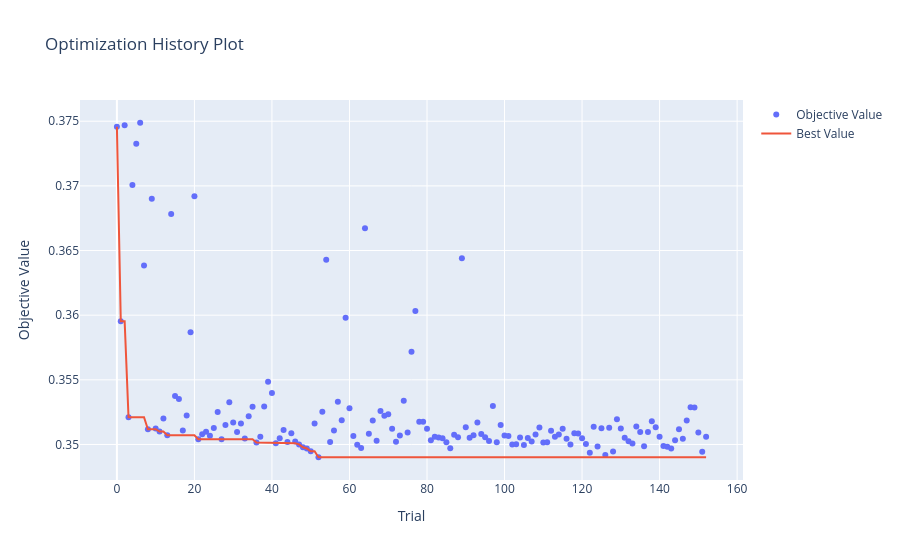
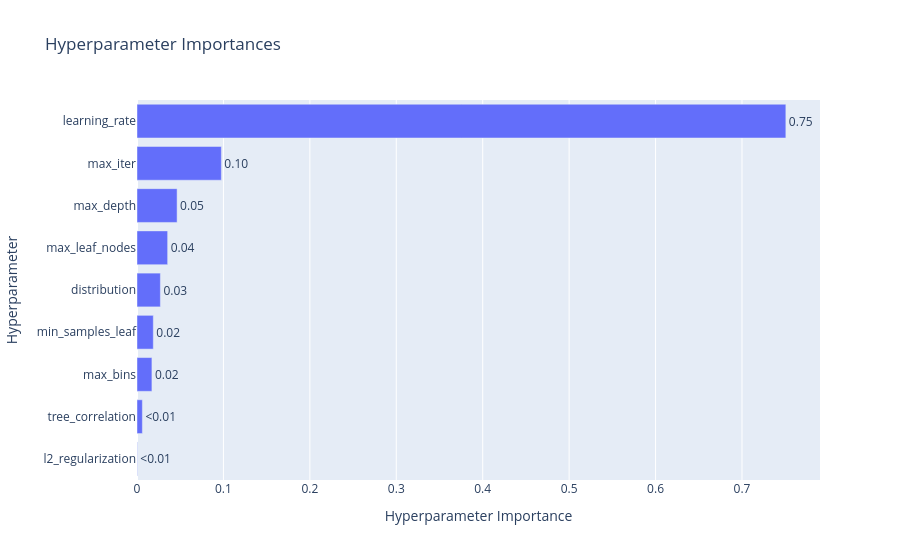
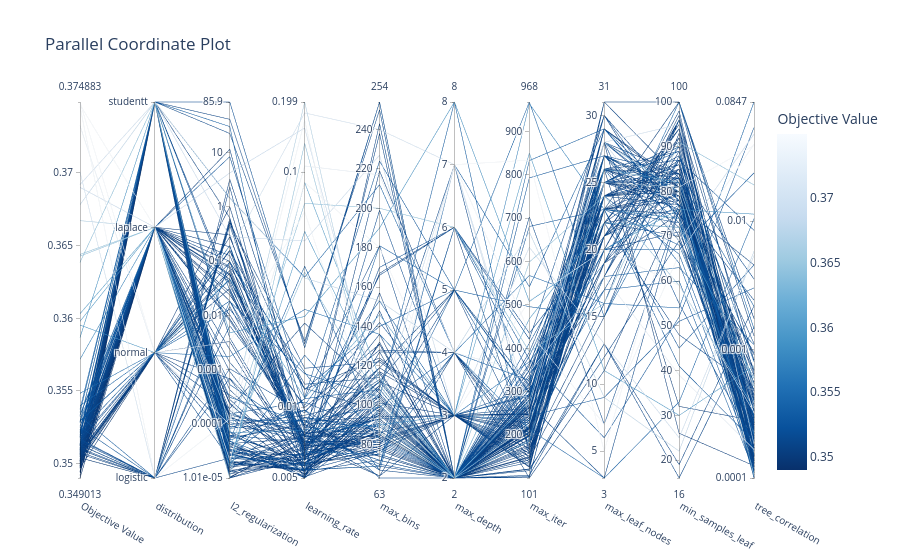

The cell these charts' notebook holds for them, in order:
### Markdown cell above
## Regression - RMSE

[Parameters](https://pgbm.readthedocs.io/en/latest/parameters_sklearn.html)

### 1k

### Code cell
import optuna
import numpy as np
import warnings
from sklearn.metrics import mean_squared_error
from sklearn.model_selection import TimeSeriesSplit
from optuna.visualization import (
    plot_optimization_history, 
    plot_param_importances, 
    plot_parallel_coordinate
)
from optuna.samplers import TPESampler
from pgbm.sklearn import HistGradientBoostingRegressor
from sklearn.pipeline import make_pipeline
from pgbm.sklearn import crps_ensemble
import warnings

warnings.filterwarnings("ignore", category=FutureWarning)


# Parameter tuning settings

timeout_seconds = 60*60*0.5
no_improvement_trials = 100

# Split the 1k dataset to evaluate on holdout after tuning
# Had problem with overfitting and extreme bad results on last 200 rows so switched the order

X_tuning = train_1k_X.tail(800)
y_tuning = train_1k_y_reg.tail(800)
X_val_holdout = train_1k_X.head(200)
y_val_holdout = train_1k_y_reg.head(200)

def objective_pgbm(trial):
    params = {
        "max_iter": trial.suggest_int("max_iter", 100, 1000), # Number of boosting rounds
        "learning_rate": trial.suggest_float("learning_rate", 0.005, 0.2, log=True), # Step size
        "max_depth": trial.suggest_int("max_depth", 2, 8), # Max tree depth
        "min_samples_leaf": trial.suggest_int("min_samples_leaf", 15, 100), # Min samples required in a leaf node
        "max_leaf_nodes": trial.suggest_int("max_leaf_nodes", 3, 31), # Max leaf nodes in the tree
        "l2_regularization": trial.suggest_float("l2_regularization", 1e-5, 100.0, log=True), # L2 regularization term on weights
        "random_state": 42, # For reproducibility
        "verbose": 0, # No verbose output during training
        "max_bins": trial.suggest_int("max_bins", 63, 255), # Maximum number of bins to use for discretizing continuous features
        "tree_correlation": trial.suggest_float("tree_correlation", 1e-4, 0.1, log=True), # Minimum correlation required between trees to allow them to be added to the ensemble
        "distribution": trial.suggest_categorical("distribution", ["normal", "studentt", "laplace", "logistic"]), # Loss function to optimize
        "with_variance": True, # Whether to compute variance estimates for predictions
    }

    if params["distribution"] == "studentt":
        params["studentt_degrees_of_freedom"] = trial.suggest_float("studentt_degrees_of_freedom", 2.0, 30.0) # Degrees of freedom for Student's t distribution

    full_pipeline = make_pipeline(
        numeric_preprocessor,
        HistGradientBoostingRegressor(**params)
    )
    
    tscv = TimeSeriesSplit(n_splits=3)
    cv_scores = []
    
    for train_idx, val_idx in tscv.split(X_tuning):
        X_tr, X_val = X_tuning.iloc[train_idx], X_tuning.iloc[val_idx]
        y_tr, y_val = y_tuning.iloc[train_idx], y_tuning.iloc[val_idx]
        
        with warnings.catch_warnings():
            warnings.simplefilter("ignore")
            full_pipeline.fit(X_tr, y_tr)
        
        preds_point, preds_std = full_pipeline.predict(X_val, return_std=True)
        
        rmse = np.sqrt(mean_squared_error(y_val, preds_point))
        cv_scores.append(rmse)
        
    return np.mean(cv_scores)

def stop_optuna(study, trial): # Custom callback to stop optimization if no improvement in best RMSE for a certain number of trials
    if study.best_trial.number + no_improvement_trials <= trial.number:
        print(f"\n[Early Stop] No improvement in {no_improvement_trials} trials. Stopping optimization.")
        study.stop()

study_pgbm = optuna.create_study(direction="minimize", sampler=TPESampler(seed=42))
study_pgbm.optimize(objective_pgbm, timeout=timeout_seconds, n_jobs=1, callbacks=[stop_optuna], show_progress_bar=False)

print("\n" + "="*40)
print(f"BEST RMSE: {study_pgbm.best_value:.4f}")
print("BEST PARAMETERS:")

print("best_params = {")
for k, v in study_pgbm.best_params.items():
    if isinstance(v, str):
        print(f'    "{k}": "{v}",')
    else:
        print(f'    "{k}": {v},')
print("}")

print("\n--- PARAMETER IMPORTANCE ---")
importances = optuna.importance.get_param_importances(study_pgbm)
for param, importance in importances.items():
    print(f"  {param:20}: {importance:.4f}")
print("="*40)


fig1 = plot_optimization_history(study_pgbm)
fig1.show()
    
fig2 = plot_param_importances(study_pgbm)
fig2.show()
    
fig3 = plot_parallel_coordinate(
    study_pgbm,
    params=[
        "max_iter", 
        "learning_rate", 
        "max_depth", 
        "min_samples_leaf", 
        "max_leaf_nodes", 
        "l2_regularization",
        "max_bins",
        "tree_correlation",
        "distribution",
    ]
    )
fig3.show()
    
fig1.write_html("hyperparameter_tuning/PGBM/Regression/optuna_pgbm_rmse_1k_history.html")
fig2.write_html("hyperparameter_tuning/PGBM/Regression/optuna_pgbm_rmse_1k_importance.html")
fig3.write_html("hyperparameter_tuning/PGBM/Regression/optuna_pgbm_rmse_1k_parallel.html")

### Figure 1 — Plotly figure (JSON) as saved in the notebook; plotly's stock layout.template omitted (floating-point values rounded to 4 significant figures; data arrays with more than 128 entries replaced by an {"elided": "..."} marker saying what was removed)
{"data": [{"mode": "markers", "name": "Objective Value", "type": "scatter", "x": {"elided": "153 int values"}, "y": {"elided": "153 float values"}}, {"mode": "lines", "name": "Best Value", "type": "scatter", "x": {"elided": "153 int values"}, "y": {"elided": "153 float values"}}, {"marker": {"color": "#cccccc"}, "mode": "markers", "name": "Infeasible Trial", "showlegend": false, "type": "scatter", "x": [], "y": []}], "layout": {"title": {"text": "Optimization History Plot"}, "xaxis": {"title": {"text": "Trial"}}, "yaxis": {"title": {"text": "Objective Value"}}}}

### Figure 2 — Plotly figure (JSON) as saved in the notebook; plotly's stock layout.template omitted (floating-point values rounded to 4 significant figures)
{"data": [{"cliponaxis": false, "hovertemplate": ["l2_regularization (FloatDistribution): 0.00036637065006860596<extra></extra>", "tree_correlation (FloatDistribution): 0.006214339631845247<extra></extra>", "max_bins (IntDistribution): 0.017258480272185375<extra></extra>", "min_samples_leaf (IntDistribution): 0.018879437751225515<extra></extra>", "distribution (CategoricalDistribution): 0.02705568510294275<extra></extra>", "max_leaf_nodes (IntDistribution): 0.035462687873317446<extra></extra>", "max_depth (IntDistribution): 0.046402579006492674<extra></extra>", "max_iter (IntDistribution): 0.09761642749856986<extra></extra>", "learning_rate (FloatDistribution): 0.7507439922133526<extra></extra>"], "name": "Objective Value", "orientation": "h", "text": ["<0.01", "<0.01", "0.02", "0.02", "0.03", "0.04", "0.05", "0.10", "0.75"], "textposition": "outside", "type": "bar", "x": [0.0003664, 0.006214, 0.01726, 0.01888, 0.02706, 0.03546, 0.0464, 0.09762, 0.7507], "y": ["l2_regularization", "tree_correlation", "max_bins", "min_samples_leaf", "distribution", "max_leaf_nodes", "max_depth", "max_iter", "learning_rate"]}], "layout": {"title": {"text": "Hyperparameter Importances"}, "xaxis": {"title": {"text": "Hyperparameter Importance"}}, "yaxis": {"title": {"text": "Hyperparameter"}}}}

### Figure 3 — Plotly figure (JSON) as saved in the notebook; plotly's stock layout.template omitted (floating-point values rounded to 4 significant figures; data arrays with more than 128 entries replaced by an {"elided": "..."} marker saying what was removed)
{"data": [{"dimensions": [{"label": "Objective Value", "range": [0.349, 0.3749], "values": {"elided": "153 float values"}}, {"label": "distribution", "range": [0, 3], "ticktext": ["logistic", "normal", "laplace", "studentt"], "tickvals": [0, 1, 2, 3], "values": {"elided": "153 int values"}}, {"label": "l2_regularization", "range": [-4.998, 1.934], "ticktext": ["1.01e-05", "0.0001", "0.001", "0.01", "0.1", "1", "10", "85.9"], "tickvals": [-4.998, -4, -3, -2, -1, 0, 1, 1.934], "values": {"elided": "153 float values"}}, {"label": "learning_rate", "range": [-2.301, -0.7011], "ticktext": ["0.005", "0.01", "0.1", "0.199"], "tickvals": [-2.301, -2, -1, -0.7011], "values": {"elided": "153 float values"}}, {"label": "max_bins", "range": [63, 254], "values": {"elided": "153 int values"}}, {"label": "max_depth", "range": [2, 8], "values": {"elided": "153 int values"}}, {"label": "max_iter", "range": [101, 968], "values": {"elided": "153 int values"}}, {"label": "max_leaf_nodes", "range": [3, 31], "values": {"elided": "153 int values"}}, {"label": "min_samples_leaf", "range": [16, 100], "values": {"elided": "153 int values"}}, {"label": "tree_correlation", "range": [-3.999, -1.072], "ticktext": ["0.0001", "0.001", "0.01", "0.0847"], "tickvals": [-3.999, -3, -2, -1.072], "values": {"elided": "153 float values"}}], "labelangle": 30, "labelside": "bottom", "line": {"color": {"elided": "153 float values"}, "colorbar": {"title": {"text": "Objective Value"}}, "colorscale": [[0, "rgb(247,251,255)"], [0.125, "rgb(222,235,247)"], [0.25, "rgb(198,219,239)"], [0.375, "rgb(158,202,225)"], [0.5, "rgb(107,174,214)"], [0.625, "rgb(66,146,198)"], [0.75, "rgb(33,113,181)"], [0.875, "rgb(8,81,156)"], [1, "rgb(8,48,107)"]], "reversescale": true, "showscale": true}, "type": "parcoords"}], "layout": {"title": {"text": "Parallel Coordinate Plot"}}}
